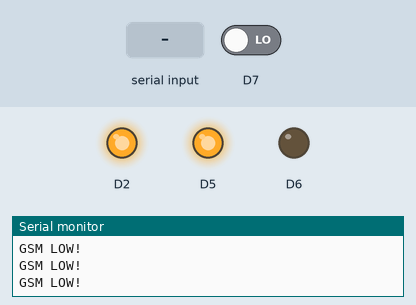
A program run on a simulated Arduino Zero (SAMD21). Shown: output pins drawn as LEDs (lit = HIGH), the last lines printed to the serial monitor. The inputs (shaded band) are chosen by the test bench; at power-on: D7 LOW. The modem accepts every AT command (registered, SIM ready, sends succeed) and sends nothing else.

Above: at 6.8 s.
6.9 s: D7 driven HIGH
At 8.3 s:
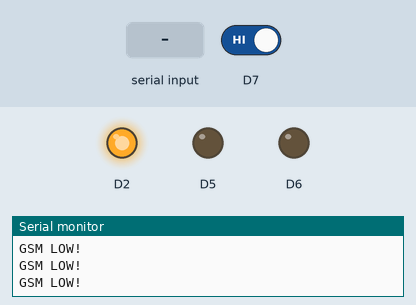
At 9.5 s:
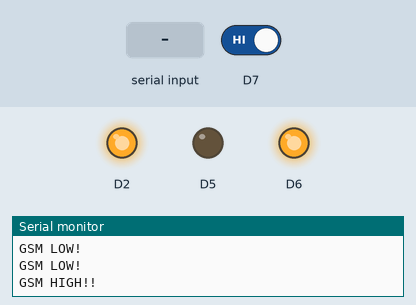
10.5 s: "1" received over the second serial link
Timing chart, 0 to 13.5 s (numbered marks = the images above; inputs shaded):
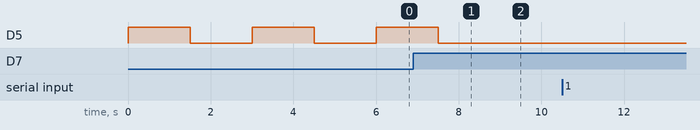

The program:

main.cpp
```cpp
// (licence header left out)
#include <Arduino.h>

// Include rhio-pinmap and enable one MCU
// #define S100_DUINO_UNO_v1_0
// #define S100_DUINO_LEONARDO_v1_0
// #define S200_DUINO_UNO_PRO_v1_0
#define S200_DUINO_ZERO_v1_0
// #define S100_DUINO_MEGA_v2_0
// #define S100_ESP32_WROOM_32_v1_0
// #define S100_ESP_WROOM_02_v1_0
#include "rhio-pinmap.h"

// SIM868 pins on Socket 1
#define GSM_PWREN  IO0
#define GSM_PWRKEY IO1
#define GPS_EN     IO2
#define GSM_STATUS IO3

// SIM868 pins on Socket 2 (only Duino Mega)
// #define GSM_PWREN  IO8
// #define GSM_PWRKEY IO9
// #define GPS_EN     IO10
// #define GSM_STATUS IO11

// Monitor serial (debug) and modem At commands
#ifdef S200_DUINO_ZERO_v1_0
  #define SerialMon SerialUSB
  #define SerialAt Serial1 // Serial1 = UART-A
#endif

#ifdef S100_DUINO_UNO_v1_0
  #include SoftwareSerial
  SoftwareSerial SoftSerial(IO6, IO7); // also may be SDA,SCL, MISO,MOSI and others
  #define SerialMon SoftSerial
  #define SerialAt Serial // Serial1 = UART-A
#endif

#ifdef S100_DUINO_MEGA_v2_0
  #define SerialMon Serial1 // UART-B
  #define SerialAt Serial // UART-A
#endif

// At commands responses will be allocated here
char buffer[60];

void configureIos () {
  pinMode(GSM_PWRKEY, OUTPUT);
  pinMode(GSM_PWREN, OUTPUT);
  pinMode(GPS_EN, OUTPUT);
  pinMode(GSM_STATUS, INPUT);
}

void configureSerial () {
  SerialMon.begin(38400);
  while (!SerialMon) {}

  SerialAt.begin(38400);
  while (!SerialAt) {}
}

/**
 * @brief Turn on the modem
 *
 * To be able to use the SIM868 module we have to activate the PWREN line and
 * make a pulse of 1.5 seconds in the PWRKEY line. The modem will have been
 * turned on when the STATUS line goes to high level.
 *
 * This allows the MCU to control the power of the device, necessary for low
 * power applications. By default the modem will be turned off and will only
 * turn on if we perform the turn on routine as seen in this method.
 *
 * @return true if the modem has been turned on
 * @return false
 */
bool powerOn () {
  uint8_t gsm_status;

  digitalWrite(GSM_PWREN, HIGH);

  for (char i=0; i<5; i++) {
    gsm_status = digitalRead(GSM_STATUS);
    if (gsm_status == HIGH){
      SerialMon.println(F("GSM HIGH!!"));
      break;
    } else {
      SerialMon.println(F("GSM LOW!"));
      digitalWrite(GSM_PWRKEY, HIGH);
      delay(1500);
      digitalWrite(GSM_PWRKEY, LOW);
      delay(1500);
    }
  }

  if (!gsm_status) {
    return false;
  }

  // Turn on the GPS. It is not necessary for modem operation but this demo
  // will make use of GPS.
  digitalWrite(GPS_EN, HIGH);
  SerialAt.println("AT+CGNSPWR=1");
  delay(3000);

  // We obviate the result of enabling GPS
  return true;
}

void setup () {
  configureIos();
  configureSerial();

  if (!powerOn()) {
    SerialMon.println("Fail to power on the modem. Is the SIM868 connected to the Socket 1?");
    for (;;) {}
  }

  // test modem, should return "OK"
  SerialAt.println("AT");
  delay(1000);
  while (SerialAt.available()) {
    SerialMon.write(SerialAt.read());
  }
}

void loop () {
  // Get GPS. It will be necessary a few minutes before obtaining data.
  // The important thing for this demo is not to get GPS data, but to check
  // that we can send a command to the modem and get a response.
  SerialAt.println("AT+CGNSINF");
  delay(1000);
  while (SerialAt.available()) {
    SerialMon.write(SerialAt.read());
  }

  delay(5000);
}
```

Measured:
- after the input at 6.9 s, D5: goes on until 7.5 s, then stays LOW; D6: LOW → HIGH after 2.1 s
